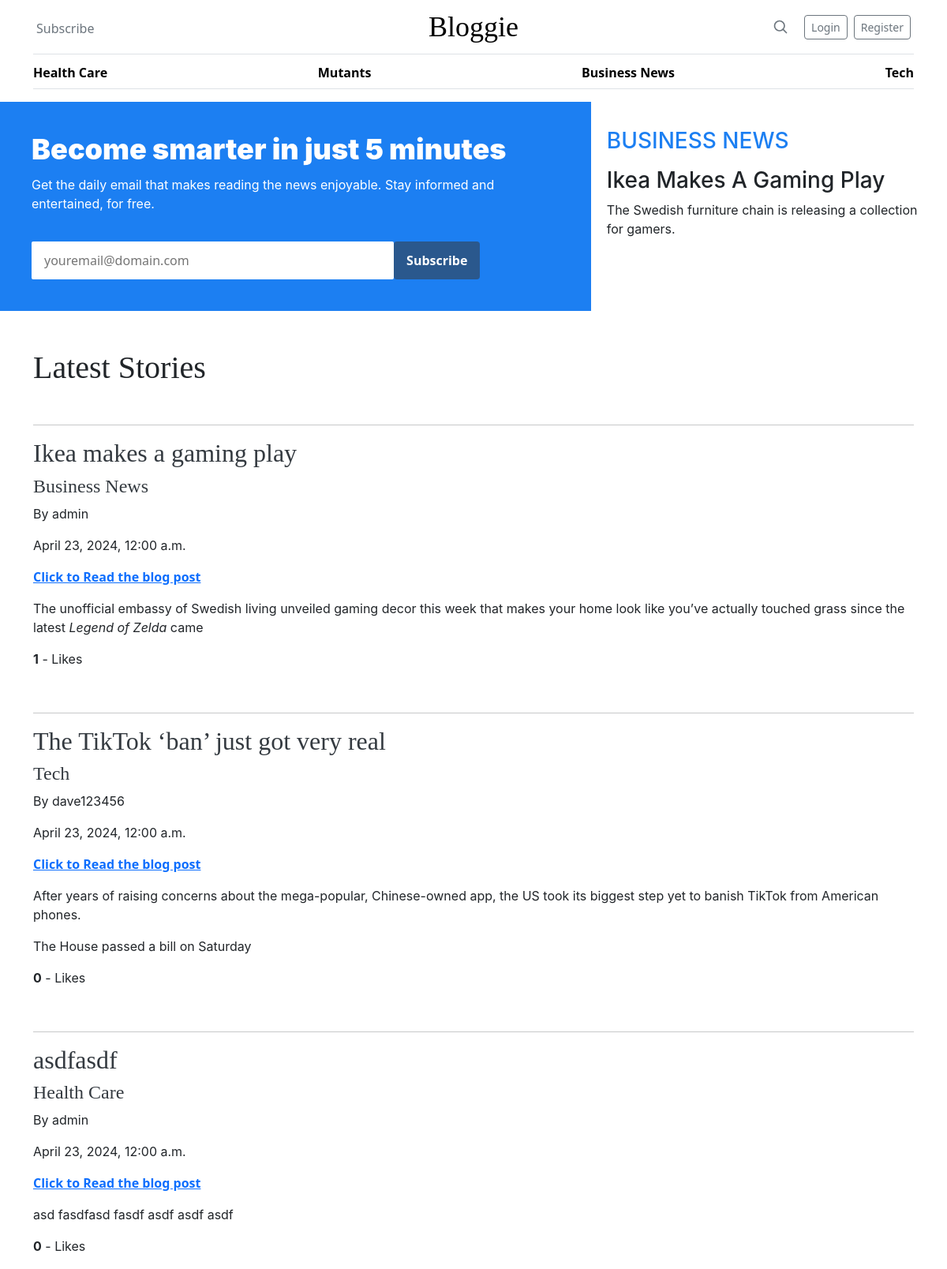
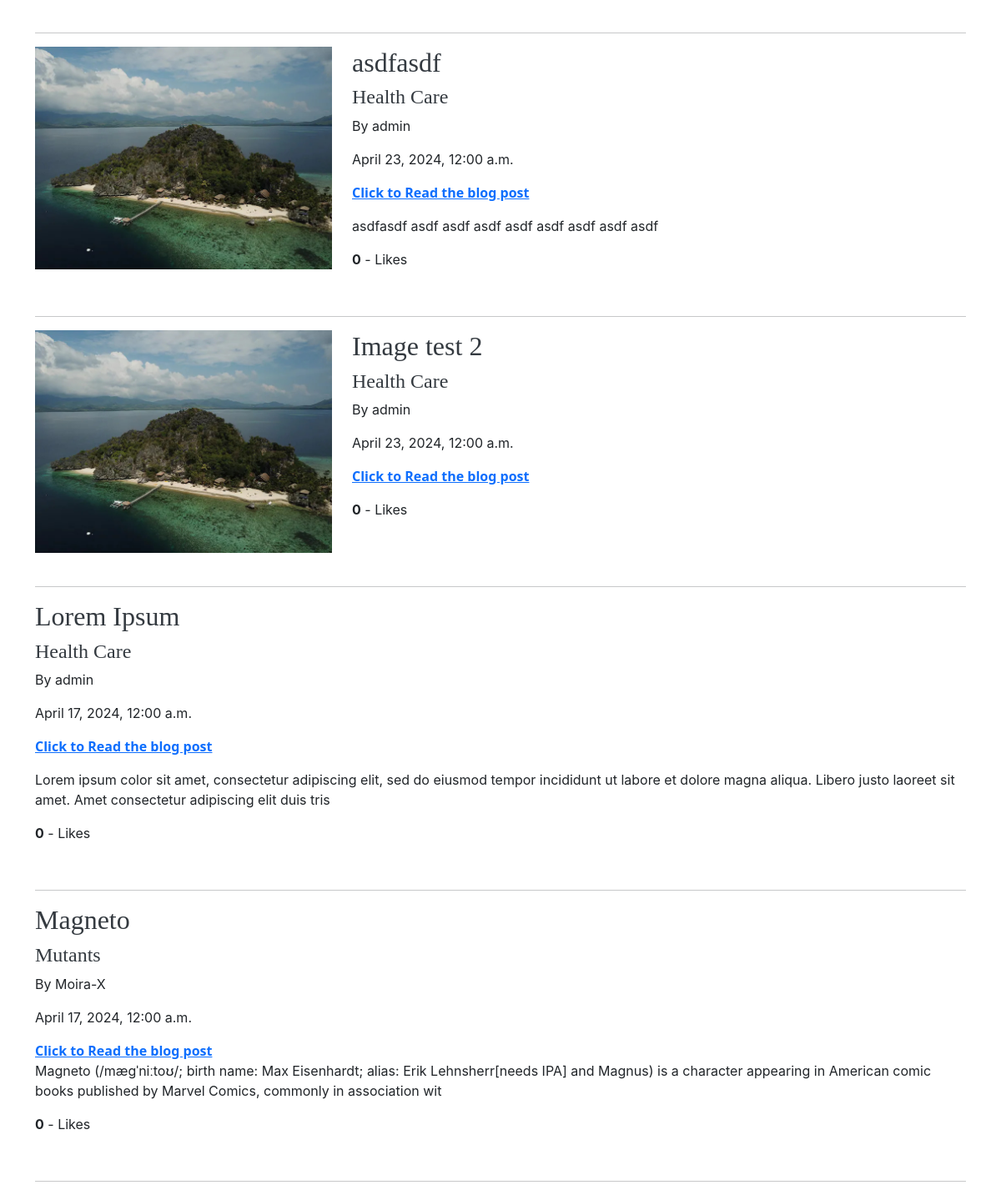
The app's page /, older data (2 pictures, top to bottom).
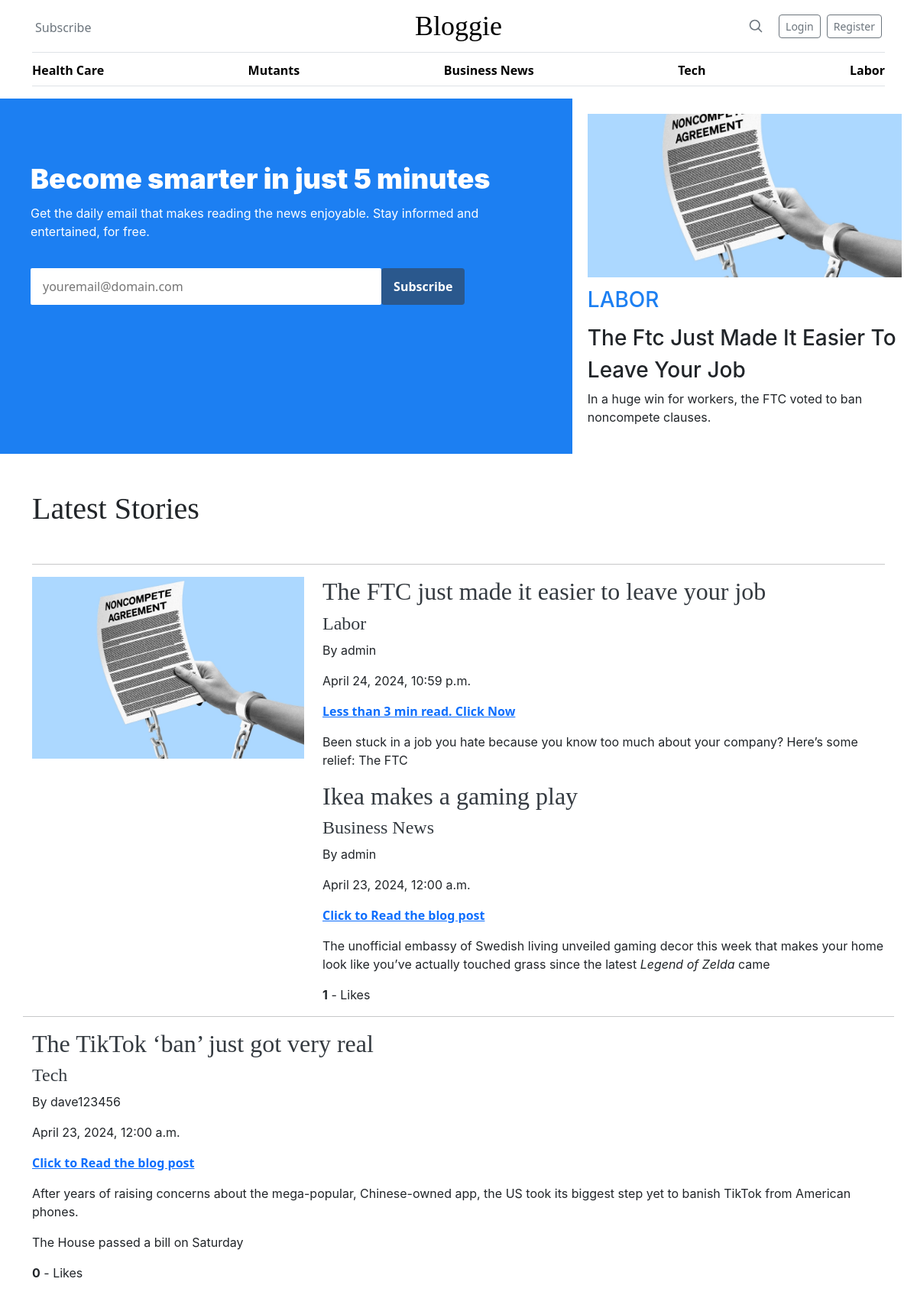
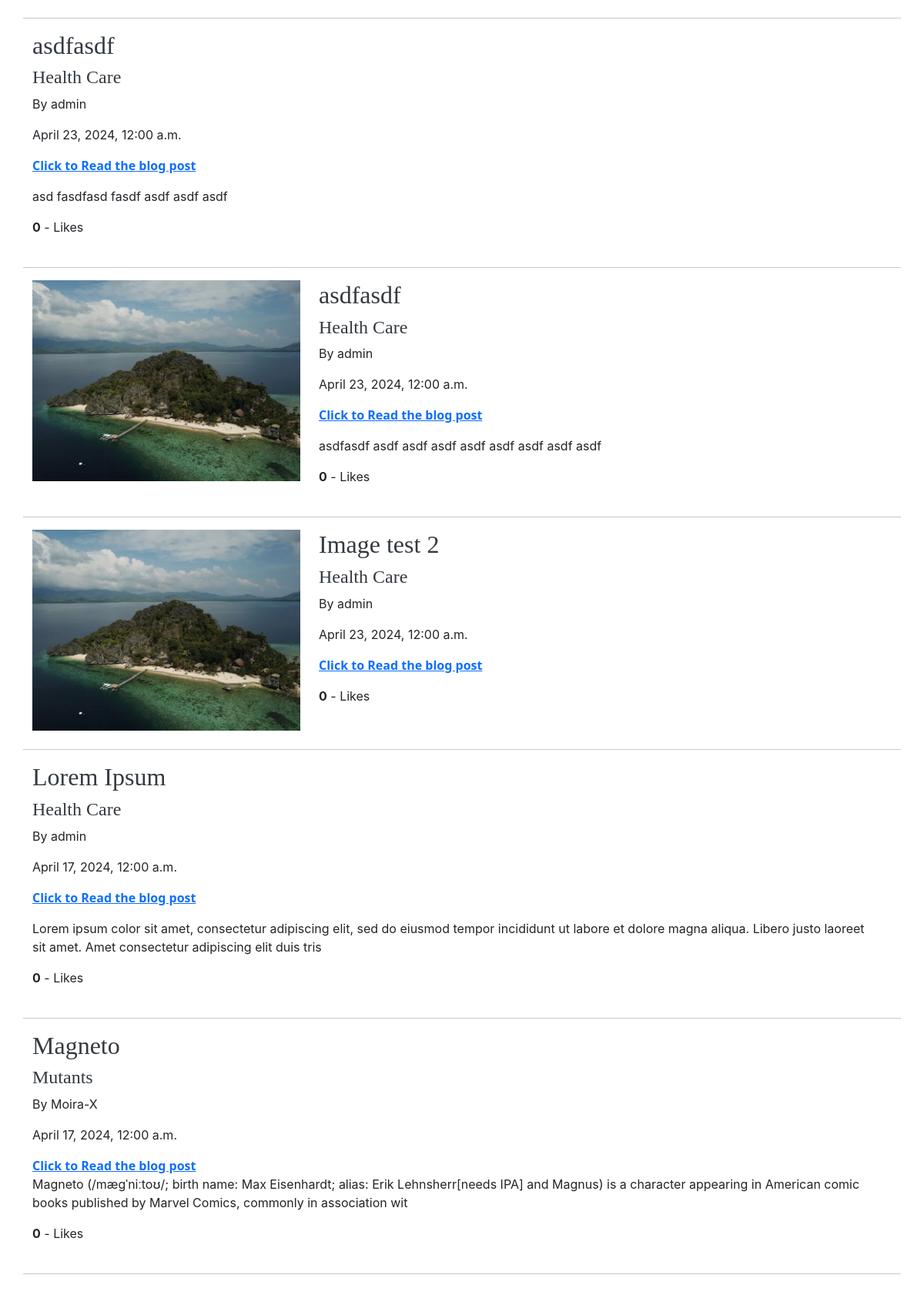
The same page, newer data (2 pictures, top to bottom).
### blog/models.py (models this page shows, shortened)
class Category(models.Model):
    name = models.CharField(max_length=255)
    def __str__(self):
        return self.name

class Post(models.Model):
    title = models.CharField(max_length=255)
    title_tag = models.CharField(max_length=255, default='')
    header_image = models.ImageField(null=True, blank=True, upload_to='images/')
    author = models.ForeignKey(User, on_delete=models.CASCADE)
    date_posted = models.DateTimeField(auto_now_add=True)
    body = RichTextField(blank=True, null=True)
    category = models.CharField(max_length=255, default='default category')
    snippet = models.CharField(max_length=255, default='Click to Read the blog post')
    likes = models.ManyToManyField(User, related_name='blog_post')
    def total_likes(self):
        return self.likes.count()

### blog/views.py (the view)
# urls.py: path('', HomeView.as_view(), name='home'),
class HomeView(ListView):
    model = Post
    template_name = 'blog/home.html'
    ordering = ['-date_posted']
    def get_context_data(self, *args, **kwargs):
        context = super(HomeView, self).get_context_data(*args, **kwargs)
        cat_menu = Category.objects.all()
        context["cat_menu"] = cat_menu
        pk = self.kwargs.get('pk')  # Corrected the retrieval of pk
        total_likes = 0
        if pk:
            post = get_object_or_404(Post, pk=pk)
            total_likes = post.total_likes()
        context["total_likes"] = total_likes
        return context

### blog/context_processors.py (called while the page is built)
def category_menu(request):
    category_menu_list = Category.objects.all()
    return {'category_menu_list': category_menu_list}

### blog/templates/blog/home.html (shortened to what the changed rows need)
{% extends "blog/base.html" %}
{% load static %}
{% block css %}
    <link rel="stylesheet" href="{% static 'blog/home.css' %}">
{% endblock %}
{% block content %}
<div class="banner">
    <div class="b-child1">
        <div class="b-grandchild1">
            <div class="txt-container">
                <div class="style__SubscribeForm-sc-2a5839c1-8 iIHzBj">
                    <h1 class="dist__StyledText-sc-2252f3c6-12 buWMYT style__CtaHeader-sc-2a5839c1-10 knpxgB" font-weight="bold">
                        Become smarter in just 5 minutes</h1>
                </div>
            </div>
        </div>
    </div>
    <div class="css-1qwj5yi">
        {% if object_list %}
            {% with latest_post=object_list.first %}
            <div class="css-1qwj5yi">
                <a class="chakra-link css-1j8oszi" href="{% url 'article-detail' latest_post.pk %}">
                    {% if latest_post.header_image %}
                        <div class="style__SpotlightImage-sc-11272830-1 eiCAYT css-0">
                            <span style="box-sizing:border-box;display:block;overflow:hidden;width:initial;height:initial;background:none;opacity:1;border:0;margin:0;padding:0;position:relative">
                                <span style="box-sizing:border-box;display:block;width:initial;height:initial;background:none;opacity:1;border:0;margin:0;padding:0;padding-top:52.142857142857146%">
                                </span>
                                <img alt="Post image" src="{{ latest_post.header_image.url }}?rect=0,107,1500,786&amp;w=420&amp;h=220&amp;q=80&amp;fit=crop&amp;auto=format" decoding="async" data-nimg="responsive" style="position:absolute;top:0;left:0;bottom:0;right:0;box-sizing:border-box;padding:0;border:none;margin:auto;display:block;width:0;height:0;min-width:100%;max-width:100%;min-height:100%;max-height:100%;object-fit:cover">
                            </span>
                        </div>
                    {% endif %}
                    <p class="dist__StyledText-sc-2252f3c6-12 faRnrv style__SpotlightTagLine-sc-11272830-2 iERVoj fs-3" font-weight="medium">
                        {{ latest_post.category|title }}
                    </p>
                    <p class="dist__StyledText-sc-2252f3c6-12 hXVBbm style__SpotlightTitle-sc-11272830-3 cSAGwA fs-3" font-weight="medium">
                        {{ latest_post.title|title }}
                    </p>
                    <p class="dist__StyledText-sc-2252f3c6-12 faTuAv style__SpotlightDetails-sc-11272830-4 enGwAp fs-6" font-weight="regular">
                        {{ latest_post.title_tag }}
                    </p></a>
            </div>
            {% endwith %}
        {% endif %}
    </div>
</div>
<div class="container">
    <h1 class="my-5">Latest Stories</h1>
    <div class="posts-container">
        {% for post in object_list %}
        <div class="row block mb-4">
            {% if post.header_image %}
            <div class="col-md-4">
                <a href="{% url 'article-detail' post.pk %}"><img alt="News image" src="{{ post.header_image.url }}" class="img-fluid"></a>
            </div>
            {% endif %}
            <div class="{% if post.header_image %} col-md-8 {% else %} col-md-12 {% endif %}">
                <a href="{% url 'article-detail' post.pk %}" style="color:#343a40; text-decoration:none;"><h2>{{ post.title }}</h2></a>
                <a href="{% url 'category' post.category|slugify  %}" style="color:#343a40; text-decoration:none;"><h4>{{ post.category|title }}</h4></a>
                <p>By {{ post.author }}</p>
                <p>{{ post.date_posted|date:"F j, Y, g:i a" }}</p>
                <b><a href="{% url 'article-detail' post.pk %}">{{ post.snippet }}</a></b>
                <p>{{ post.body|slice:":200"|safe }}</p>
                <p><b>{{ post.total_likes }}</b> - Likes</p>
            </div>
        </div>
        <hr>
        {% endfor %}
    </div>
</div>
{% endblock %}

### blog/templates/blog/base.html (shortened to what this page needs)
{% load static %}
<!DOCTYPE html>
<html>
<head>
    {% block css %}
    {% endblock %}
    <link rel="stylesheet" href="{% static 'blog/nav.css' %}">
    <link rel="stylesheet" href="{% static 'blog/bootstrap.min.css' %}">
    <link rel="stylesheet" href="{% static 'blog/style.css' %}">
    <link href="https://cdn.jsdelivr.net/npm/bootstrap@5.3.3/dist/css/bootstrap.min.css" rel="stylesheet">
</head>
<body class="vh-100">
    <div class="container">
        <header class="border-bottom lh-1 py-3">
            <div class="row flex-nowrap justify-content-between align-items-center">
            <div class="col-4 pt-1">
                {% if user.is_authenticated%}
                    <a class="link-secondary mx-1 text-decoration-none" href="{% url 'add-post'%}" class="nav-link">Add Post</a>
                    <a class="link-secondary mx-1 text-decoration-none" href="{% url 'add-category'%}" class="nav-link">Add Category</a>
                    <a class="link-secondary mx-1 text-decoration-none" href="{% url 'logout'%}" class="nav-link">Logout</a>
                {% else %}
                    <a class="link-secondary mx-1 text-decoration-none" href="#">Subscribe</a>
                {% endif %}
            </div>
            <div class="col-4 text-center">
                <a class="blog-header-logo text-body-emphasis text-decoration-none" href="{% url 'home' %}">Bloggie</a>
            </div>
                <div class="col-4 d-flex justify-content-end align-items-center">
                    <a class="link-secondary" href="#" aria-label="Search">
                    <svg xmlns="http://www.w3.org/2000/svg" width="20" height="20" fill="none" stroke="currentColor" stroke-linecap="round" stroke-linejoin="round" stroke-width="2" class="mx-3" role="img" viewBox="0 0 24 24"><title>Search</title><circle cx="10.5" cy="10.5" r="7.5"/><path d="M21 21l-5.2-5.2"/></svg>
                    </a>
                    {% if not user.is_authenticated%}
                            <a class="btn btn-sm btn-outline-secondary mx-1" href="{% url 'login'%}">Login</a>
                            <a class="btn btn-sm btn-outline-secondary mx-1" href="{% url 'register'%}" class="nav-link">Register</a>
                    {% endif %}
                </div>
            </div>
        </header>
        <div class="nav-scroller py-1 mb-3 border-bottom">
            <nav class="nav nav-underline justify-content-between">
                {% block category_menu %}
                    {% for item in category_menu_list %}
                        <a class="nav-item nav-link link-body-emphasis active" href="{% url 'category' item|slugify  %}">{{ item|title }}</a>
                    {% endfor %}
                {% endblock %}
            </nav>
        </div>
    </div>
        {% block content %}{% endblock %}
</body>
</html>

Row changes from the older to the newer data that the page shows:
added Category: name "Labor"
added Post: header_image (picture), category "LABOR", title "The Ftc Just Made It Easier To Leave Your Job", title_tag "In a huge win for workers, the FTC voted to ban noncompete clauses.", title "The FTC just made it easier to leave your job", category "Labor", author "admin", date_posted "April 24, 2024, 10:59 p.m.", snippet "Less than 3 min read. Click Now", body "Been stuck in a job you hate because you know too much about your company? Here’s some relief: The FTC"
Text that changed along with them:
{{ latest_post.category|title }}: "BUSINESS NEWS" → "LABOR"
{{ latest_post.title|title }}: "Ikea Makes A Gaming Play" → "The Ftc Just Made It Easier To Leave Your Job"
{{ latest_post.title_tag }}: "The Swedish furniture chain is releasing a collection for gamers." → "In a huge win for workers, the FTC voted to ban noncompete clauses."
